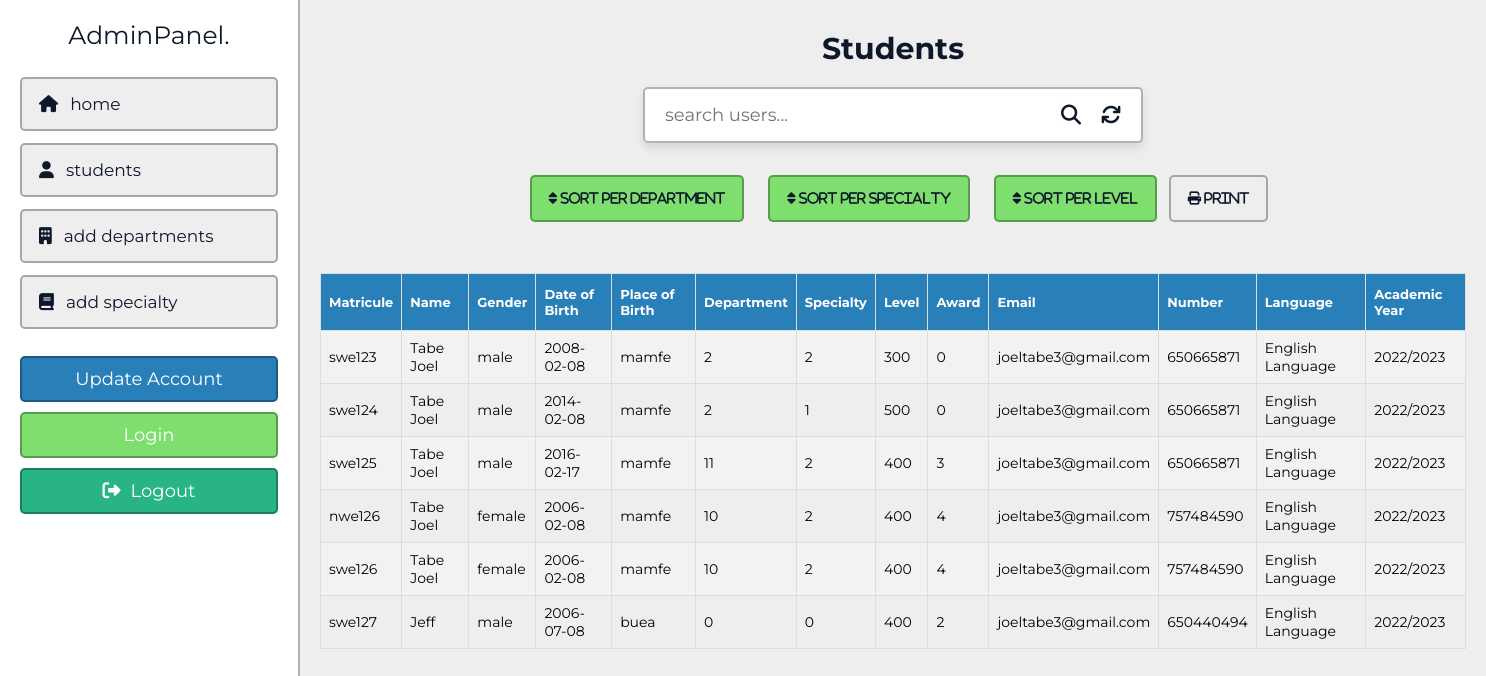
The page /admin/users.php (signed in) on the database as committed earlier.
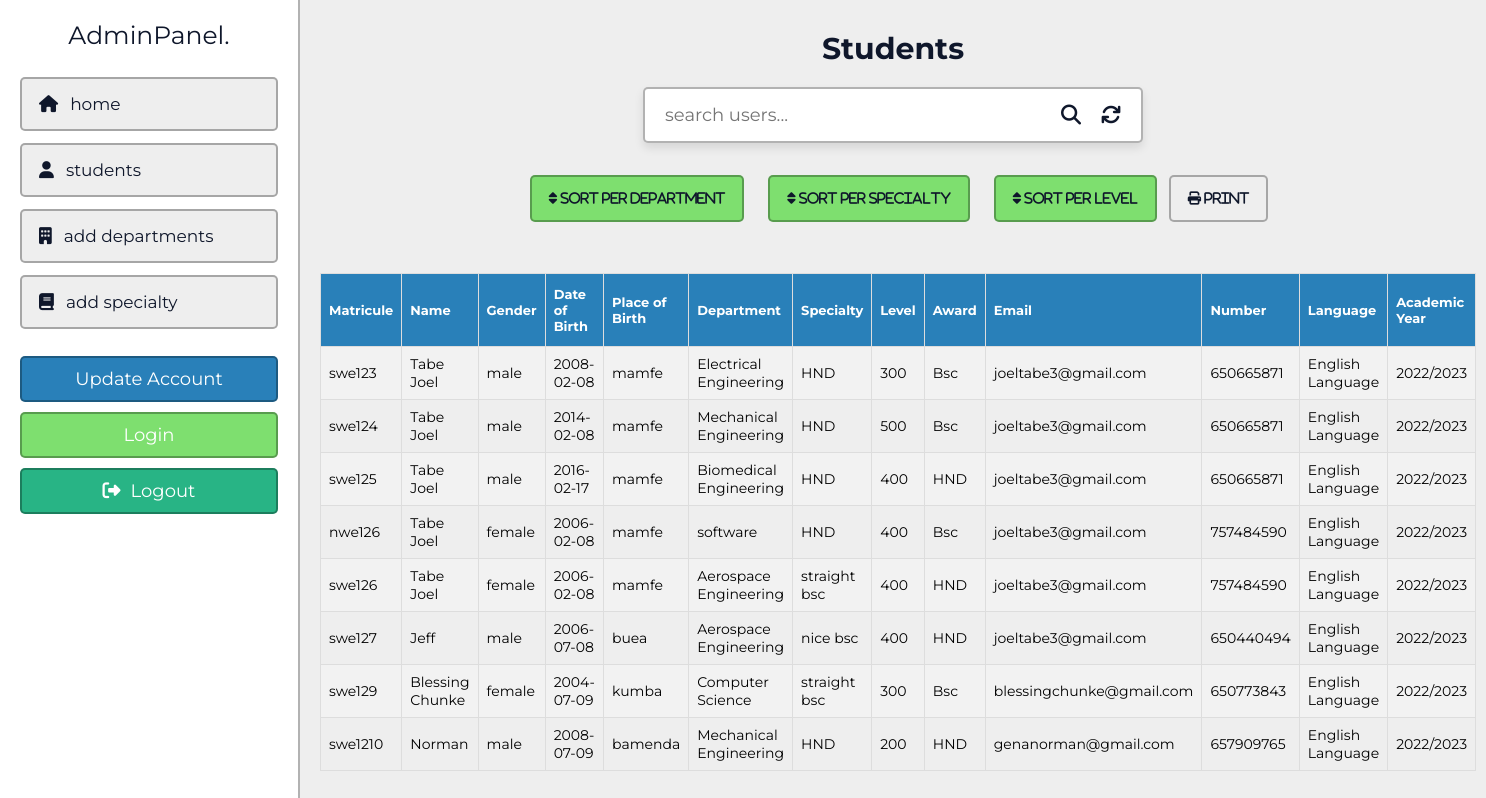
The same page on the database as committed later.
### tables this page shows
CREATE TABLE `user` (
  `id` int(11) NOT NULL,
  `matricule` varchar(50) NOT NULL,
  `name` varchar(50) NOT NULL,
  `gender` varchar(10) NOT NULL,
  `dob` date NOT NULL,
  `pob` varchar(50) NOT NULL,
  `department` varchar(40) NOT NULL,
  `specialty` varchar(20) NOT NULL,
  `level` int(11) NOT NULL,
  `other_level` varchar(50) DEFAULT NULL,
  `award` varchar(11) NOT NULL,
  `other_award` varchar(50) DEFAULT NULL,
  `email` varchar(50) NOT NULL,
  `number` varchar(10) NOT NULL,
  `language` varchar(30) NOT NULL,
  `academic_year` varchar(50) NOT NULL
);

### admin/users.php (the view, shortened to what this page needs)
<?php
include '../components/connect.php';
$is_sortedBy = "nothing";
?>
<!DOCTYPE html>
<html lang="en">
<head>
   <link rel="stylesheet" href="https://cdnjs.cloudflare.com/ajax/libs/font-awesome/6.2.0/css/all.min.css">
   <link href="../css/admin_style.css?v=<?php echo time(); ?>" rel="stylesheet" type="text/css" />
</head>
<body>
   <?php include '../components/admin_header.php'; ?>
   <section class="grid">
      <h1 class="heading">Students</h1>
      <form action="" method="GET" class="search-form" id="form">
         <input type="text"   name="search_box" placeholder="search users..." maxlength="100" required id="search_box">
         <button type="submit" class="fas fa-search" name="search_btn"></button>
         <button type="submit" class="fas fa-refresh" id="homeBtn" ></button>
      </form>
      <div class="buttons">
      <center>
      <form method="post">
         <button class="fas fa-sort" style="cursor: pointer; margin: 12px;"  name="sort_department" id="sort">
         sort per department
      </button>
      </form>
     </center>
      <center>
      <form method="post">
      <button class="fas fa-sort" style="cursor: pointer; margin: 12px;" name="sort_specialty" id="sort">
         sort per specialty
      </button>
      </form>
      </center>
      <center><form method="post">
      <button class="fas fa-sort" style="cursor: pointer; margin: 12px;" name="sort_level" id="sort">
         sort per level
      </button>
      </form>
      </center>
      <center><button class="fas fa-print"
         id="print">
         Print
      </button>
      </center>
      </div>
<br/>
<br/>
<br/>
   <?php
if (isset($_POST['sort_department'])) {
   $is_sortedBy = 'department';
   $select_users = $conn->prepare("SELECT * FROM `user` ORDER BY department");
   $select_users->execute();
   $result = $select_users->fetchAll(PDO::FETCH_ASSOC);
} elseif (isset($_POST['sort_specialty'])) {
   $is_sortedBy = 'specialty';
   $select_users = $conn->prepare("SELECT * FROM `user` ORDER BY specialty");
   $select_users->execute();
   $result = $select_users->fetchAll(PDO::FETCH_ASSOC);
} elseif (isset($_POST['sort_level'])) {
   $is_sortedBy = 'level';
   $select_users = $conn->prepare("SELECT * FROM `user` ORDER BY level");
   $select_users->execute();
   $result = $select_users->fetchAll(PDO::FETCH_ASSOC);
} else {
   $is_sortedBy = 'nothing';
   $select_users = $conn->prepare("SELECT * FROM `user`");
   $select_users->execute();
   $result = $select_users->fetchAll(PDO::FETCH_ASSOC);
}
?>
<table id="customers">
   <tr>
      <th>Matricule</th>
      <th>Name</th>
      <th>Gender</th>
      <th>Date of Birth</th>
      <th>Place of Birth</th>
      <th>Department</th>
      <th>Specialty</th>
      <th>Level</th>
      <th>Award</th>
      <th>Email</th>
      <th>Number</th>
      <th>Language</th>
      <th>Academic Year</th>
   </tr>
   <?php
   if (isset($result) && count($result) > 0) {
      $prev_depart = 'nothing';
      foreach ($result as $fetch_users) {
         if($is_sortedBy == 'department' || $is_sortedBy == 'specialty' || $is_sortedBy == 'level'){
            $seperate_depart = $prev_depart == $fetch_users[$is_sortedBy] ? '': 'seperate-depart';
            if($seperate_depart != ''){
               $cur =  $fetch_users[$is_sortedBy];
               echo "<tr><td colspan='13'><h3 style='text-transform: capitalize;'>". $is_sortedBy . ": " .$cur ."</h3></td></tr>";
            }
            echo "<tr class='$seperate_depart'>";
         }else {
            echo "<tr>";
         }
            echo   "<td>". $fetch_users['matricule'] . "</td>
            <td>". $fetch_users['name'] ."</td>
            <td>". $fetch_users['gender'] ."</td>
            <td>". $fetch_users['dob'] ."</td>
            <td>". $fetch_users['pob'] ."</td>
            <td>". $fetch_users['department'] ."</td>
            <td>". $fetch_users['specialty'] ."</td>
            <td>". $fetch_users['level'] ."</td>
            <td>". $fetch_users['award'] ."</td>
            <td>". $fetch_users['email'] ."</td>
            <td>". $fetch_users['number'] ."</td>
            <td>". $fetch_users['language'] ."</td>
            <td>". $fetch_users['academic_year'] ."</td>
         </tr>";
      }
   } else {
      echo "<tr><td colspan='13'>No data found.</td></tr>";
   }
   ?>
</table>
</section>
</body>
</html>

### components/admin_header.php (shortened to what this page needs)
<header class="header">
   <a href="dashboard.php" class="logo">AdminPanel.</a>
   <nav class="navbar">
      <a href="dashboard.php"><i class="fas fa-home"></i><span>home</span></a>
      <a href="users.php"><i class="fas fa-user"></i><span>students</span></a>
      <a href="add_dpt.php"><i class="fas fa-building"></i><span>add departments</span></a>
      <a href="add_sp.php"><i class="fas fa-book"></i><span>add specialty</span></a>
   </nav>
   <a href="update.php" class="btn">update account</a>
   <div class="flex-btn">
      <a href="login.php" class="option-btn">login</a>
   </div>
   <a href="../components/admin_logout.php" onclick="return confirm('logout from this website?');" class="delete-btn"><i class="fas fa-right-from-bracket"></i><span>logout</span></a>
</header>

### css/admin_style.css (style rules this page uses)
:root { --main-color:#2980b9; --orange:#7edf6f; --red:#28b485; --light-color:#666; --light-bg:#eee; --white:#fff; --black:#0F172B; --box-shadow:0 .5rem 1rem rgba(0,0,0,0.1); --border:.2rem solid rgba(0,0,0,.3); }
* { font-family: 'Montserrat', sans-serif; margin: 0; padding: 0; box-sizing: border-box; outline: none; border: none; text-decoration: none; }
html { font-size: 62.5%; overflow-x: hidden; scroll-behavior: smooth; scroll-padding-top: 5rem; }
body { background-color: var(--light-bg); padding-left: 30rem; }
section { padding: 3rem 2rem; max-width: 1200px; margin: 0 auto; }
.heading { margin-bottom: 2rem; text-align: center; text-transform: capitalize; color: var(--black); font-size: 3rem; }
.flex-btn { display: flex; column-gap: 1rem; justify-content: space-between; align-items: flex-end; }
.inline-btn, .inline-option-btn, .inline-delete-btn, .btn, .delete-btn, .option-btn { cursor: pointer; padding: 1rem 2.5rem; font-size: 1.8rem; color: var(--white); text-align: center; text-transform: capitalize; margin-top: 1rem; border-radius: .5rem; border: var(--border); }
.btn, .delete-btn, .option-btn { display: block; width: 100%; }
.btn { background-color: var(--main-color); }
.option-btn { background-color: var(--orange); }
.delete-btn { background-color: var(--red); }
.header { position: fixed; top: 0; left: 0; bottom: 0; background-color: var(--white); border-right: var(--border); background-color: var(--white); width: 30rem; padding: 2rem; z-index: 1100; }
.header .logo { display: block; text-align: center; font-size: 2.5rem; color: var(--black); padding-bottom: 1rem; }
.header .navbar { padding:.5rem 0; }
.header .navbar a { display: block; border-radius: .5rem; margin: 1.2rem 0; font-size:1.7rem; color: var(--black); padding:1.5rem 1.7rem; background-color: var(--light-bg); border: var(--border); }
.header .navbar a i { margin-right: 1.2rem; }
.header .delete-btn i { margin-right: 1rem; }
.search-form { max-width: 50rem; margin: 0 auto; border-radius: .5rem; background-color: var(--white); box-shadow: var(--box-shadow); border: var(--border); padding:1.5rem 2rem; display: flex; gap: 2rem; margin-bottom: 2rem; }
.search-form input { width: 100%; font-size: 1.8rem; color: var(--black); }
.search-form button { background:none; cursor: pointer; color: var(--black); font-size: 2rem; }

### admin/users.php (style rules this page uses)
#customers { font-family: Arial, Helvetica, sans-serif; border-collapse: collapse; width: 100%; }
#customers td, #customers th { border: 1px solid #ddd; padding: 8px; }
#customers tr:nth-child(even) { background-color: #f2f2f2; }
#customers th { padding-top: 12px; padding-bottom: 12px; text-align: left; background-color: #2980b9; color: white; font-size: 1.3rem; }
#customers td { font-size: 1.4rem; }
.buttons { display: flex; justify-content: center ; }
#print { cursor: pointer; background-color: #2980b9; border-radius: 0.5rem; margin: 1.2rem 0; color: var(--black); padding: 1.5rem 1.7rem; background-color: var(--light-bg); border: var(--border); }
#sort { cursor: pointer; background-color: #2980b9; border-radius: 0.5rem; margin: 1.2rem 0; color: var(--black); padding: 1.5rem 1.7rem; background-color: var(--orange); border: var(--border); }
table { width: 100%; border-collapse: collapse; font-size: 14px; }
table th, table td { padding: 8px; border: 1px solid #ddd; }

Rows that differ between the two databases and show on the page:
changed user "swe123": department "2" → "Electrical Engineering"; specialty "2" → "HND"; award "0" → "Bsc"
changed user "swe124": department "2" → "Mechanical Engineering"; specialty "1" → "HND"; award "0" → "Bsc"
changed user "swe125": department "11" → "Biomedical Engineering"; specialty "2" → "HND"; award "3" → "HND"
changed user "nwe126": department "10" → "software"; specialty "2" → "HND"; award "4" → "Bsc"
changed user "swe126": department "10" → "Aerospace Engineering"; specialty "2" → "straight bsc"; award "4" → "HND"
changed user "swe127": department "0" → "Aerospace Engineering"; specialty "0" → "nice bsc"; award "2" → "HND"
added user: matricule "swe129", name "Blessing Chunke", gender "female", dob "2004-07-09", pob "kumba", department "Computer Science", specialty "straight bsc", level "300", award "Bsc", email "blessingchunke@gmail.com", number "650773843", language "English Language", academic_year "2022/2023"
added user: matricule "swe1210", name "Norman", gender "male", dob "2008-07-09", pob "bamenda", department "Mechanical Engineering", specialty "HND", level "200", award "HND", email "genanorman@gmail.com", number "657909765", language "English Language", academic_year "2022/2023"
